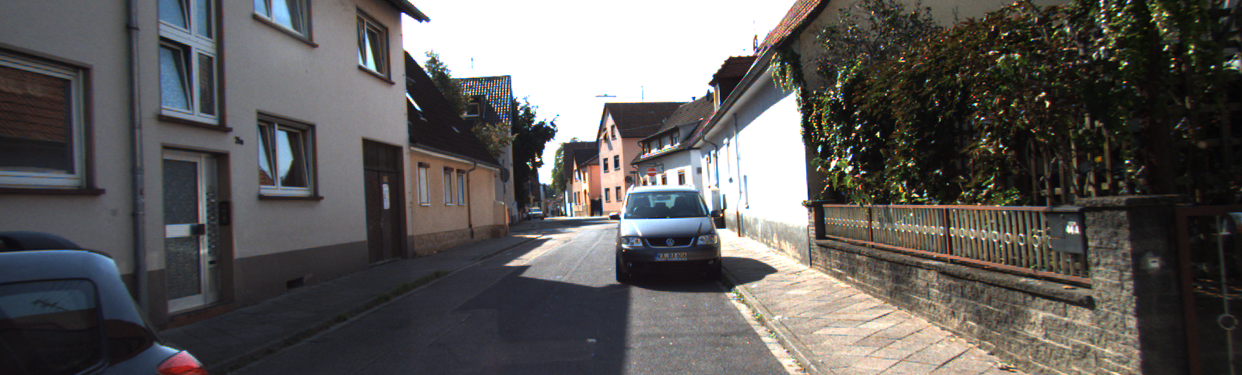
#> input picture scripts/left/000003.png, 1242 x 375 px
$ python rgb_to_stereo.py
#> lines starting #> are read from the running program, lines starting #| are printed output that depends on the picture; after the words box and inside, x2 and y2 are one past the last pixel; in counts of white or black regions, pixels touching at a corner belong together
import numpy as np
from sklearn.preprocessing import normalize
import cv2

print('loading images...')
image_name = "000003.png"
imgL = cv2.imread('left/'+image_name)  # downscale images for faster processing
#> imgL is the input picture: shape (375, 1242, 3); mean B, G, R 89.7, 91.2, 93.6
imgR = cv2.imread('right/'+image_name)

# SGBM Parameters -----------------
window_size = 3                     # wsize default 3; 5; 7 for SGBM reduced size image; 15 for SGBM full size image (1300px and above); 5 Works nicely

left_matcher = cv2.StereoSGBM_create(
    minDisparity=0,
    numDisparities=160,             # max_disp has to be dividable by 16 f. E. HH 192, 256
    blockSize=5,
    P1=8 * 3 * window_size ** 2,    # wsize default 3; 5; 7 for SGBM reduced size image; 15 for SGBM full size image (1300px and above); 5 Works nicely
    P2=32 * 3 * window_size ** 2,
    disp12MaxDiff=1,
    uniquenessRatio=15,
    speckleWindowSize=0,
    speckleRange=2,
    preFilterCap=63,
    mode=cv2.STEREO_SGBM_MODE_SGBM_3WAY
)

right_matcher = cv2.ximgproc.createRightMatcher(left_matcher)

# FILTER Parameters
lmbda = 80000
sigma = 1.2
visual_multiplier = 1.0

wls_filter = cv2.ximgproc.createDisparityWLSFilter(matcher_left=left_matcher)
wls_filter.setLambda(lmbda)
wls_filter.setSigmaColor(sigma)

print('computing disparity...')
displ = left_matcher.compute(imgL, imgR).astype(np.float32)/16
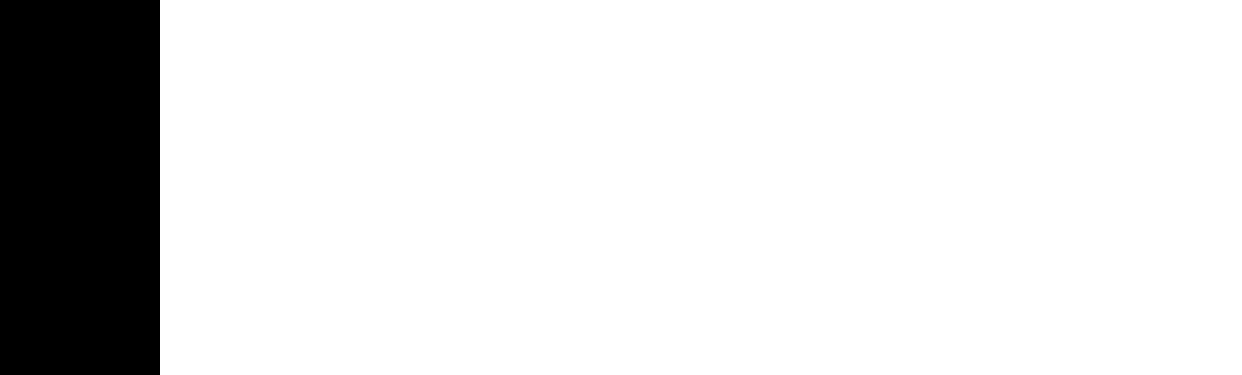
#> displ: shape (375, 1242) float32; values -1 (black) and 0 (white), 87.1% white; 1 black region, box (x1, y1, x2, y2) and area: (0, 0, 160, 375) 60000
dispr = right_matcher.compute(imgR, imgL).astype(np.float32)/16
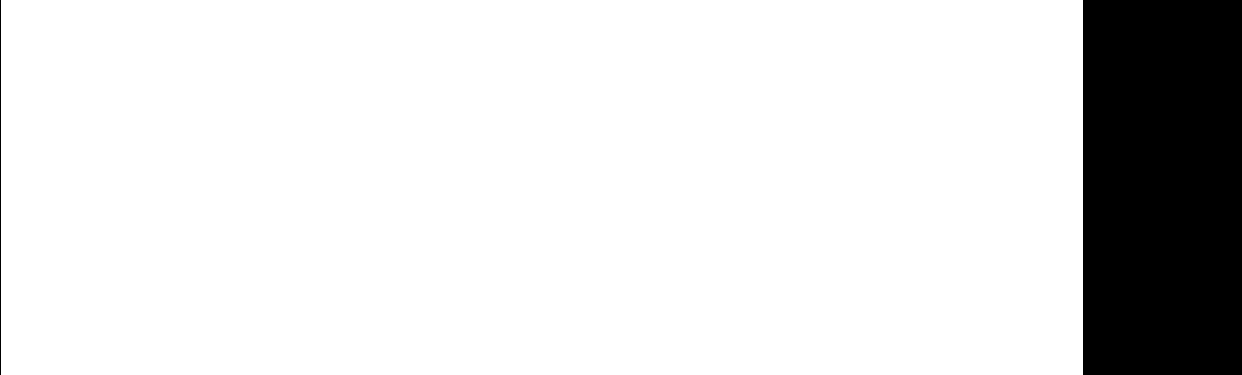
#> dispr: shape (375, 1242) float32; values -160 (black) and 0 (white), 87.1% white; 2 black regions, box (x1, y1, x2, y2) and area: (1083, 0, 1242, 375) 59625, (0, 0, 1, 375) 375
displ = np.int16(displ)
dispr = np.int16(dispr)
filteredImg = wls_filter.filter(displ, imgL, None, dispr)  # important to put "imgL" here!!!

filteredImg = cv2.normalize(src=filteredImg, dst=filteredImg, beta=0, alpha=255, norm_type=cv2.NORM_MINMAX);
filteredImg = np.uint8(filteredImg)
cv2.imshow('Disparity Map', filteredImg)
cv2.waitKey()
cv2.destroyAllWindows()

$ run again, with scripts/left/000000.png copied over scripts/left/000003.png
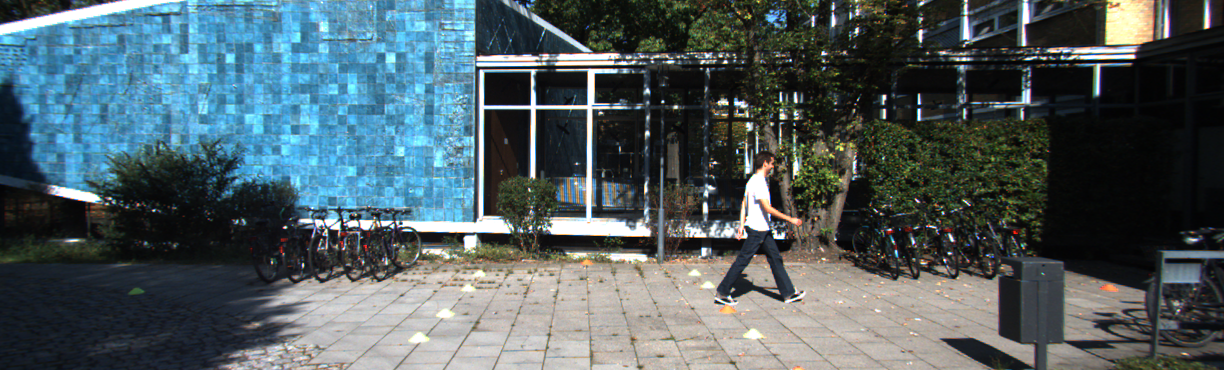
#> input picture scripts/left/000000.png, 1224 x 370 px
#> imgL is the input picture: shape (370, 1224, 3); mean B, G, R 98.4, 93.8, 79.3
#> `displ = left_matcher.compute(imgL, imgR).astype(np.float32)/16`:
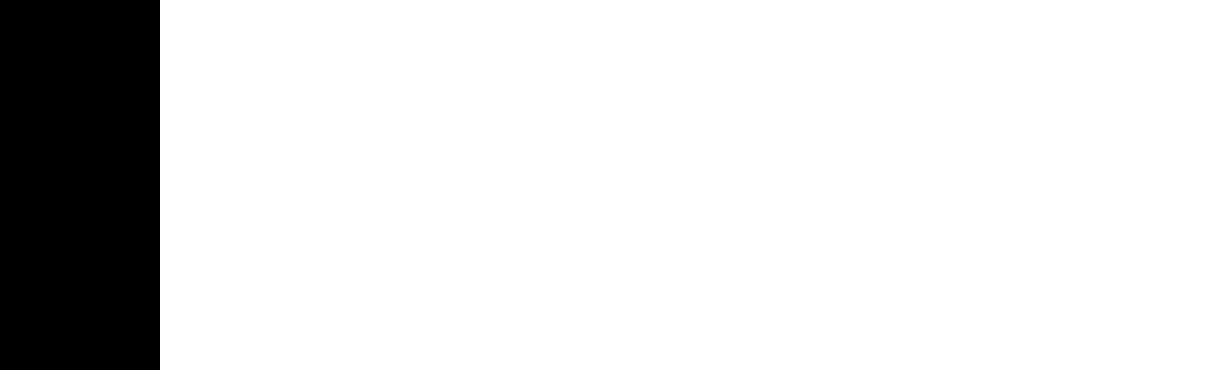
#> displ: shape (370, 1224) float32; values -1 (black) and 0 (white), 86.9% white; 1 black region, box (x1, y1, x2, y2) and area: (0, 0, 160, 370) 59200
#> `dispr = right_matcher.compute(imgR, imgL).astype(np.float32)/16`:
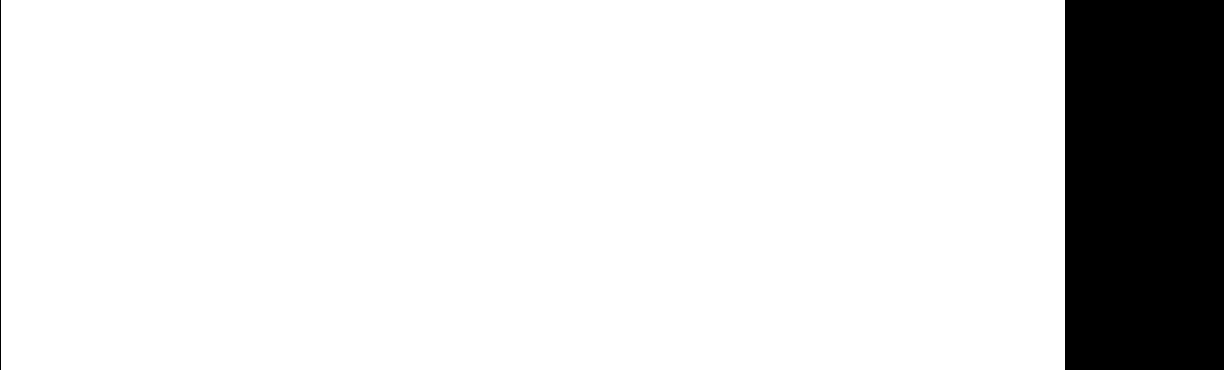
#> dispr: shape (370, 1224) float32; values -160 (black) and 0 (white), 86.9% white; 2 black regions, box (x1, y1, x2, y2) and area: (1065, 0, 1224, 370) 58830, (0, 0, 1, 370) 370
